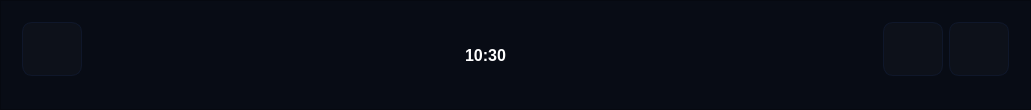
  <widget class="QFrame" name="frame_2">
   <property name="geometry">
    <rect>
     <x>0</x>
     <y>0</y>
     <width>1031</width>
     <height>106</height>
    </rect>
   </property>
   <property name="styleSheet">
    <string notr="true">
QFrame {
    background-color: #080c15; 
    border-right: 1px solid #151e2e;
    padding: 10px;
}
QPushButton {
    color: #64748b; 
    text-align: left;
    padding-left: 15px;
    background-color: rgba(255, 255, 255, 0.02); 
    height: 52px; 
    font-size: 16px;
    font-weight: bold;
    border: 1px solid #0f172a;
    border-radius: 10px;
    margin-bottom: 12px;
}
QPushButton:hover {
    background-color: qlineargradient(x1:0, y1:0, x2:1, y2:0, stop:0 rgba(0, 212, 255, 0.1), stop:1 rgba(0, 0, 0, 0));
    color: #ffffff;
    border: 1px solid #1e293b;
}
QPushButton:pressed {
    background-color: rgba(0, 255, 204, 0.15);
    padding-top: 2px; 
    padding-left: 17px;
}
QPushButton:checked {
    background-color: qlineargradient(x1:0, y1:0, x2:1, y2:0, 
        stop:0 rgba(0, 255, 204, 0.4), 
        stop:0.4 rgba(0, 122, 255, 0.1), 
        stop:1 rgba(0, 0, 0, 0));
    
    color: #00ffcc; 
    font-size: 17px; 
    border: 1px solid #005bb5; 
    border-left: 6px solid #00ffcc; 
    padding-left: 10px; 
}</string>
   </property>
   <property name="frameShape">
    <enum>QFrame::StyledPanel</enum>
   </property>
   <property name="frameShadow">
    <enum>QFrame::Raised</enum>
   </property>
   <layout class="QHBoxLayout" name="horizontalLayout_2">
    <item>
     <widget class="QPushButton" name="pushButton_8">
      <property name="enabled">
       <bool>true</bool>
      </property>
      <property name="font">
       <font>
        <pointsize>-1</pointsize>
        <weight>75</weight>
        <bold>true</bold>
       </font>
      </property>
      <property name="text">
       <string/>
      </property>
      <property name="icon">
       <iconset resource="bms_resources.qrc">
        <normaloff>:/icons/Gui-png/home.png</normaloff>:/icons/Gui-png/home.png</iconset>
      </property>
      <property name="iconSize">
       <size>
        <width>40</width>
        <height>40</height>
       </size>
      </property>
     </widget>
    </item>
    <item>
     <widget class="QFrame" name="frame_13">
      <property name="maximumSize">
       <size>
        <width>2</width>
        <height>16777215</height>
       </size>
      </property>
      <property name="styleSheet">
       <string notr="true">background-color: rgba(255, 255, 255, 0.2);</string>
      </property>
      <property name="frameShape">
       <enum>QFrame::StyledPanel</enum>
      </property>
      <property name="frameShadow">
       <enum>QFrame::Raised</enum>
      </property>
     </widget>
    </item>
    <item>
     <spacer name="horizontalSpacer">
      <property name="orientation">
       <enum>Qt::Horizontal</enum>
      </property>
      <property name="sizeHint" stdset="0">
       <size>
        <width>343</width>
        <height>20</height>
       </size>
      </property>
     </spacer>
    </item>
    <item>
     <widget class="QLabel" name="label_43">
      <property name="styleSheet">
       <string notr="true">QFrame {
    background-color: rgba(15, 23, 42, 0.6); /* Nền tối mờ */
    border: 1px solid #1e293b;
    border-top: none; /* Xóa viền trên để dính chặt vào nóc */
    border-bottom-left-radius: 15px; /* Bo tròn góc xệ xuống */
    border-bottom-right-radius: 15px;
}
QLabel {
    color: #ffffff;
    font-size: 16px;
    font-weight: bold;
    border: none;
    background-color: transparent;
}</string>
      </property>
      <property name="text">
       <string>10:30</string>
      </property>
     </widget>
    </item>
    <item>
     <spacer name="horizontalSpacer_2">
      <property name="orientation">
       <enum>Qt::Horizontal</enum>
      </property>
      <property name="sizeHint" stdset="0">
       <size>
        <width>343</width>
        <height>20</height>
       </size>
      </property>
     </spacer>
    </item>
    <item>
     <widget class="QPushButton" name="pushButton_19">
      <property name="enabled">
       <bool>true</bool>
      </property>
      <property name="font">
       <font>
        <pointsize>-1</pointsize>
        <weight>75</weight>
        <bold>true</bold>
       </font>
      </property>
      <property name="text">
       <string/>
      </property>
      <property name="icon">
       <iconset resource="bms_resources.qrc">
        <normaloff>:/icons/Gui-png/bluetooth1.png</normaloff>:/icons/Gui-png/bluetooth1.png</iconset>
      </property>
      <property name="iconSize">
       <size>
        <width>40</width>
        <height>40</height>
       </size>
      </property>
     </widget>
    </item>
    <item>
     <widget class="QPushButton" name="pushButton_20">
      <property name="enabled">
       <bool>true</bool>
      </property>
      <property name="font">
       <font>
        <pointsize>-1</pointsize>
        <weight>75</weight>
        <bold>true</bold>
       </font>
      </property>
      <property name="text">
       <string/>
      </property>
      <property name="icon">
       <iconset resource="bms_resources.qrc">
        <normaloff>:/icons/Gui-png/lte1.png</normaloff>:/icons/Gui-png/lte1.png</iconset>
      </property>
      <property name="iconSize">
       <size>
        <width>40</width>
        <height>40</height>
       </size>
      </property>
     </widget>
    </item>
   </layout>
  </widget>
